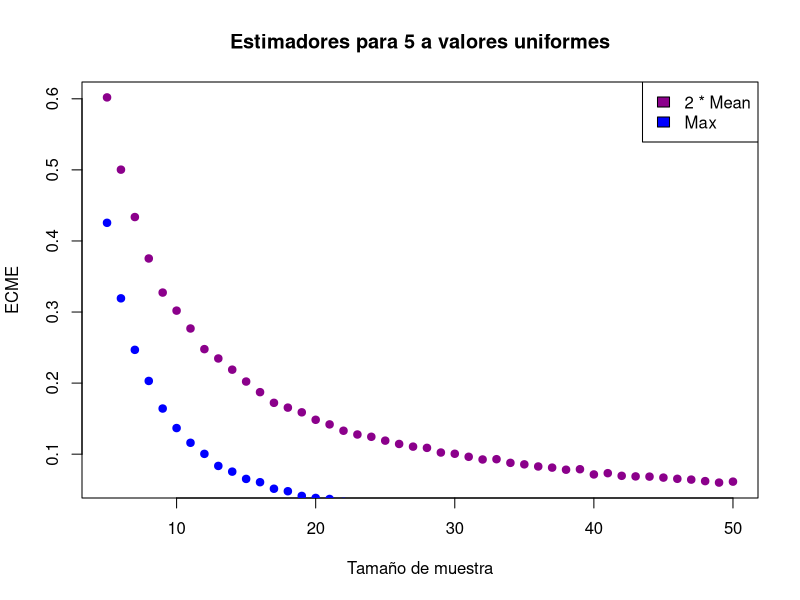

Here is the R script that generated this plot:
## ---- chunk 1
f_est1 <- function (q) {
  2 * mean(q)
}


f_est2 <- function (q) {
  max(q)
}
## ---- chunk 2
ECME <- function(Nrep, unif_v, f){
  mean((replicate(Nrep, f(unif_v))-3)^2)
}

## ---- chunk 3
unif_vals <- function(cant){
  runif(cant, 0, 3)
}
## ---- chunk 4
Nrep = 10000
## ---- chunk 5
vals_30 = unif_vals(30)

ECME_est1_30 <- ECME(Nrep, vals_30, f_est1)
ECME_est2_30 <- ECME(Nrep, vals_30, f_est2)

ECME_est1_30
ECME_est2_30
## ---- chunk 6
vals_50 = unif_vals(50)

ECME_est1_50 <- ECME(Nrep, vals_50, f_est1)
ECME_est2_50 <- ECME(Nrep, vals_50, f_est2)

ECME_est1_50
ECME_est2_50
## ---- chunk 7
vals_100 = unif_vals(100)

ECME_est1_100 <- ECME(Nrep, vals_100, f_est1)
ECME_est2_100 <- ECME(Nrep, vals_100, f_est2)

ECME_est1_100
ECME_est2_100
## ---- chunk 8

ECMEs_est_1 = c(ECME_est1_30, ECME_est1_50, ECME_est1_100)
ECMEs_est_2 = c(ECME_est2_30, ECME_est2_50, ECME_est2_100)

ECMEs = data.frame(c(30, 50, 100), ECMEs_est_1, ECMEs_est_2)

names(ECMEs)[names(ECMEs) == "ECMEs_est_1"] <- "2*promedio"
names(ECMEs)[names(ECMEs) == "ECMEs_est_2"] <- "max"
names(ECMEs)[names(ECMEs) == "c.30..50..100."] <- "cant"

ECMEs
## ---- chunk 9

vals_est1 = rep(NA, 50)
vals_est2 = rep(NA, 50)

for (i in (5:50)){
  vals_est1[i] <- mean((replicate(Nrep, f_est1(runif(i, 0, 3)))-3)^2)
  vals_est2[i] <- mean((replicate(Nrep, f_est2(runif(i, 0, 3)))-3)^2)
}

plot(vals_est1, col="darkmagenta", pch=19, xlim=c(5, 50), ylab="ECME", xlab="Tamaño de muestra")
legend("topright", legend=c("2 * Mean", "Max"), fill=c("darkmagenta", "blue"))
points(vals_est2, col="blue", pch=19, xlim=c(5, 50))
title("Estimadores para 5 a valores uniformes")

